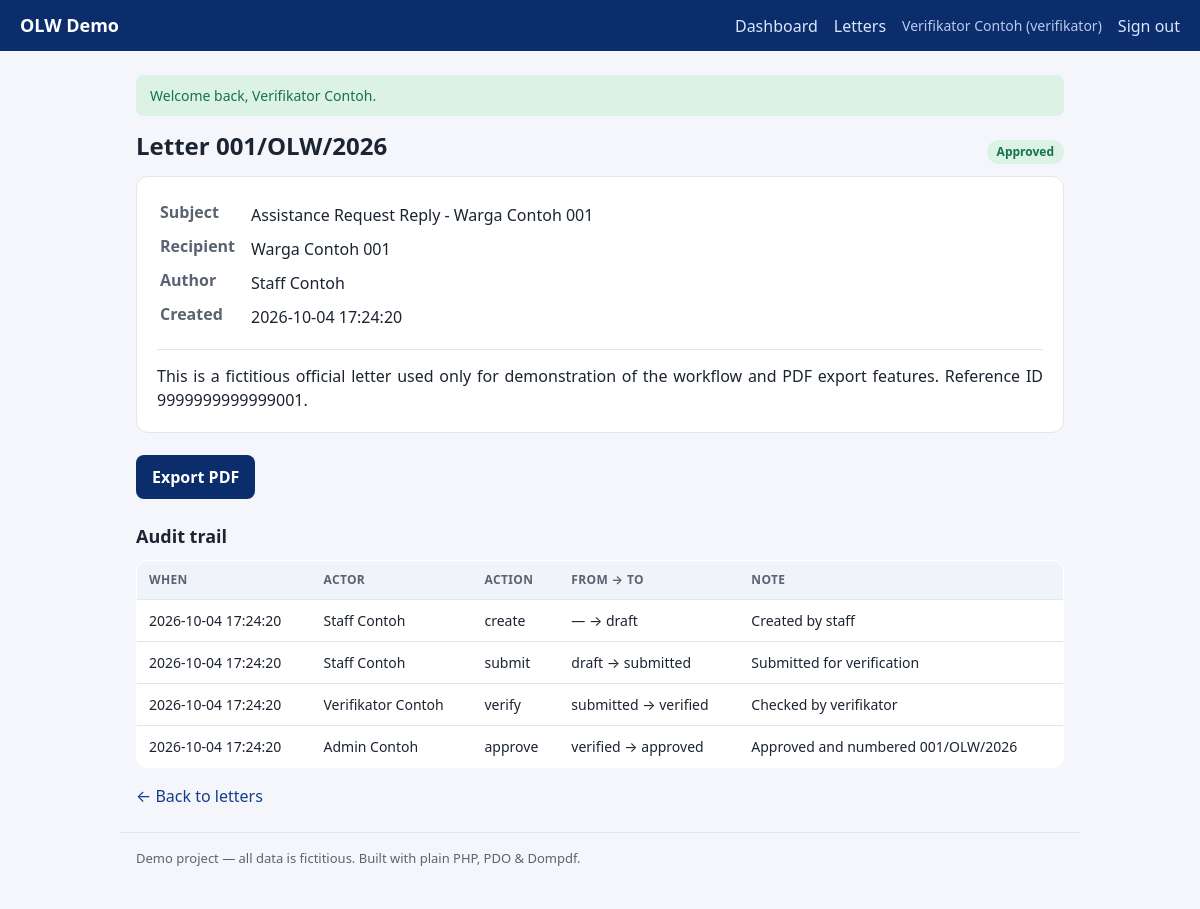
The page /letters/show?id=1 (signed in) on the database its author committed.
### tables this page shows
CREATE TABLE IF NOT EXISTS users (
    id            INT UNSIGNED NOT NULL AUTO_INCREMENT,
    name          VARCHAR(120) NOT NULL,
    username      VARCHAR(60)  NOT NULL,
    password_hash VARCHAR(255) NOT NULL,
    role          ENUM('admin','verifikator','staff') NOT NULL DEFAULT 'staff',
    is_active     TINYINT(1)   NOT NULL DEFAULT 1,
    created_at    DATETIME     NOT NULL DEFAULT CURRENT_TIMESTAMP,
    PRIMARY KEY (id),
    UNIQUE KEY uq_users_username (username)
);

CREATE TABLE IF NOT EXISTS letters (
    id          INT UNSIGNED NOT NULL AUTO_INCREMENT,
    number      VARCHAR(40)  DEFAULT NULL,
    year        SMALLINT UNSIGNED NOT NULL,
    subject     VARCHAR(200) NOT NULL,
    recipient   VARCHAR(160) NOT NULL,
    body        TEXT         NOT NULL,
    status      ENUM('draft','submitted','verified','approved','rejected') NOT NULL DEFAULT 'draft',
    created_by  INT UNSIGNED NOT NULL,
    created_at  DATETIME     NOT NULL DEFAULT CURRENT_TIMESTAMP,
    updated_at  DATETIME     NOT NULL DEFAULT CURRENT_TIMESTAMP ON UPDATE CURRENT_TIMESTAMP,
    PRIMARY KEY (id),
    UNIQUE KEY uq_letters_number (number),
    KEY idx_letters_status (status),
    KEY idx_letters_created_by (created_by),
    CONSTRAINT fk_letters_user FOREIGN KEY (created_by) REFERENCES users (id)
);

CREATE TABLE IF NOT EXISTS letter_events (
    id          INT UNSIGNED NOT NULL AUTO_INCREMENT,
    letter_id   INT UNSIGNED NOT NULL,
    user_id     INT UNSIGNED NOT NULL,
    action      VARCHAR(40)  NOT NULL,
    from_status VARCHAR(20)  DEFAULT NULL,
    to_status   VARCHAR(20)  DEFAULT NULL,
    note        VARCHAR(500) DEFAULT NULL,
    created_at  DATETIME     NOT NULL DEFAULT CURRENT_TIMESTAMP,
    PRIMARY KEY (id),
    KEY idx_events_letter (letter_id),
    CONSTRAINT fk_events_letter FOREIGN KEY (letter_id) REFERENCES letters (id) ON DELETE CASCADE,
    CONSTRAINT fk_events_user   FOREIGN KEY (user_id)   REFERENCES users (id)
);

### src/helpers.php (called while the page is built, shortened)
<?php
function env(string $key, ?string $default = null): ?string
{
    $value = $_ENV[$key] ?? getenv($key);
    return $value;
}
function e(?string $value): string
{
    return htmlspecialchars((string) $value, ENT_QUOTES | ENT_SUBSTITUTE, 'UTF-8');
}
function take_flashes(): array
{
    $messages = $_SESSION['flash'] ?? [];
    return $messages;
}
function view(string $name, array $data = []): string
{
    $file = dirname(__DIR__) . '/views/' . $name . '.php';
    extract($data, EXTR_SKIP);
    require $file;
    return (string) ob_get_clean();
}
function status_badge(string $status): array
{
    return match ($status) {
        'draft'     => ['Draft', 'badge-gray'],
        'submitted' => ['Submitted', 'badge-blue'],
        'verified'  => ['Verified', 'badge-amber'],
        'approved'  => ['Approved', 'badge-green'],
        'rejected'  => ['Rejected', 'badge-red'],
        default     => [ucfirst($status), 'badge-gray'],
    };
}

### src/Controllers/LetterController.php (called while the page is built, shortened)
<?php
final class LetterController
{
    public static function show(): string
    {
        $id = (int) ($_GET['id'] ?? 0);
        $letter = Letters::find($id);
        return view('letters/show', [
            'title'  => 'Letter ' . ($letter['number'] ?? '(draft)'),
            'letter' => $letter,
            'events' => Letters::events($id),
        ]);
    }
}

### src/Database.php (called while the page is built, shortened)
<?php
final class Database
{
    private static ?PDO $pdo = null;
    public static function connection(): PDO
    {
        if (self::$pdo instanceof PDO) {
            return self::$pdo;
        }
        $host = env('DB_HOST', '127.0.0.1');
        $port = env('DB_PORT', '3306');
        $name = env('DB_NAME', 'olw_demo');
        $user = env('DB_USER', 'root');
        $pass = env('DB_PASS', '');
        $dsn = "mysql:host={$host};port={$port};dbname={$name};charset=utf8mb4";
        try {
            self::$pdo = new PDO($dsn, $user, $pass, [
                PDO::ATTR_ERRMODE            => PDO::ERRMODE_EXCEPTION,
                PDO::ATTR_DEFAULT_FETCH_MODE => PDO::FETCH_ASSOC,
                PDO::ATTR_EMULATE_PREPARES   => false,
            ]);
        } catch (PDOException $e) {
            throw new RuntimeException(
                'Database connection failed. Check your .env settings and that MySQL/MariaDB is running.',
                0,
                $e
            );
        }
        return self::$pdo;
    }
}

### src/Letters.php (called while the page is built, shortened)
<?php
final class Letters
{
    public static function find(int $id): ?array
    {
        $stmt = Database::connection()->prepare(
            'SELECT l.*, u.name AS author
               FROM letters l JOIN users u ON u.id = l.created_by
              WHERE l.id = :id LIMIT 1'
        );
        $stmt->execute([':id' => $id]);
        return $stmt->fetch() ?: null;
    }
    public static function events(int $letterId): array
    {
        $stmt = Database::connection()->prepare(
            'SELECT ev.*, u.name AS actor
               FROM letter_events ev JOIN users u ON u.id = ev.user_id
              WHERE ev.letter_id = :id ORDER BY ev.id ASC'
        );
        $stmt->execute([':id' => $letterId]);
        return $stmt->fetchAll();
    }
}

### src/Auth.php (called while the page is built, shortened)
<?php
final class Auth
{
    public static function check(): bool
    {
        return isset($_SESSION['user']);
    }
    public static function user(): ?array
    {
        return $_SESSION['user'] ?? null;
    }
    public static function role(): string
    {
        return $_SESSION['user']['role'] ?? '';
    }
    public static function can(string $permission): bool
    {
        return self::check() && Rbac::allows(self::role(), $permission);
    }
}

### src/Rbac.php (called while the page is built, shortened)
<?php
final class Rbac
{
    public static function allows(string $role, string $permission): bool
    {
        return in_array($role, self::MAP[$permission] ?? [], true);
    }
}

### views/letters/show.php (the view, shortened to what this page needs)
<?php  ob_start();
$status = $letter['status'];
$id = (int) $letter['id'];
[$label, $cls] = status_badge($status);
?>
<div class="row-between">
    <h1>Letter <?= e($letter['number'] ?? '(draft)') ?></h1>
    <span class="badge <?= e($cls) ?>"><?= e($label) ?></span>
</div>
<div class="card">
    <table class="meta">
        <tr><th>Subject</th><td><?= e($letter['subject']) ?></td></tr>
        <tr><th>Recipient</th><td><?= e($letter['recipient']) ?></td></tr>
        <tr><th>Author</th><td><?= e($letter['author']) ?></td></tr>
        <tr><th>Created</th><td><?= e($letter['created_at']) ?></td></tr>
    </table>
    <div class="letter-body"><?= nl2br(e($letter['body'])) ?></div>
</div>
<div class="actions">
    <?php if (\App\Auth::can('letter.pdf')): ?>
        <a class="btn" href="/letters/pdf?id=<?= $id ?>" target="_blank" rel="noopener">Export PDF</a>
    <?php endif; ?>
</div>
<?php if (\App\Auth::can('audit.view')): ?>
<h2>Audit trail</h2>
<table class="table">
    <thead><tr><th>When</th><th>Actor</th><th>Action</th><th>From → To</th><th>Note</th></tr></thead>
    <tbody>
    <?php foreach ($events as $ev): ?>
        <tr>
            <td><?= e($ev['created_at']) ?></td>
            <td><?= e($ev['actor']) ?></td>
            <td><?= e($ev['action']) ?></td>
            <td><?= e(($ev['from_status'] ?? '—') . ' → ' . ($ev['to_status'] ?? '—')) ?></td>
            <td><?= e($ev['note'] ?? '') ?></td>
        </tr>
    <?php endforeach; ?>
    </tbody>
</table>
<?php endif; ?>
<p><a href="/letters">&larr; Back to letters</a></p>
<?php $content = ob_get_clean();
echo view('layout', ['title' => $title ?? 'Letter', 'content' => $content]);

### views/layout.php (shortened to what this page needs)
<!DOCTYPE html>
<html lang="en">
<head>
    <link rel="stylesheet" href="/assets/style.css">
</head>
<body>
<header class="topbar">
    <a class="brand" href="/">OLW&nbsp;Demo</a>
    <nav>
        <?php if (\App\Auth::check()): ?>
            <a href="/">Dashboard</a>
            <a href="/letters">Letters</a>
            <span class="who"><?= e(\App\Auth::user()['name']) ?> (<?= e(\App\Auth::role()) ?>)</span>
            <form method="post" action="/logout" class="inline">
                <button class="link-btn" type="submit">Sign out</button>
            </form>
        <?php endif; ?>
    </nav>
</header>
<main class="container">
    <?php foreach (take_flashes() as $f): ?>
        <div class="flash flash-<?= e($f['type']) ?>"><?= e($f['message']) ?></div>
    <?php endforeach; ?>
    <?= $content ?>
</main>
<footer class="footer">
    Demo project — all data is fictitious. Built with plain PHP, PDO &amp; Dompdf.
</footer>
</body>
</html>

### public/assets/style.css (style rules this page uses)
:root { --navy:#0b2d6b; --navy2:#123e8a; --ink:#1b2430; --muted:#5a6370; --line:#e2e6ee; --bg:#f4f6fb; --white:#fff; --green:#157347; --amber:#9a6a00; --red:#b02a37; --blue:#1159b3; --gray:#55606e; }
* { box-sizing:border-box }
body { margin:0;font-family:system-ui,-apple-system,Segoe UI,Roboto,Arial,sans-serif; color:var(--ink);background:var(--bg);line-height:1.5 }
a { color:var(--navy2);text-decoration:none }
.topbar { display:flex;align-items:center;gap:18px;background:var(--navy); color:#fff;padding:12px 20px }
.topbar .brand { color:#fff;font-weight:700;font-size:18px }
.topbar nav { display:flex;align-items:center;gap:16px;margin-left:auto;flex-wrap:wrap }
.topbar nav a { color:#dce6ff }
.topbar .who { color:#b9c9ef;font-size:14px }
.link-btn { background:none;border:none;color:#dce6ff;cursor:pointer;font:inherit;padding:0 }
.inline { display:inline }
.container { max-width:960px;margin:24px auto;padding:0 16px }
.footer { max-width:960px;margin:24px auto;padding:16px;color:var(--muted);font-size:13px; border-top:1px solid var(--line) }
h1 { font-size:24px;margin:0 0 12px }
h2 { font-size:18px;margin:24px 0 10px }
.row-between { display:flex;align-items:center;justify-content:space-between;gap:12px }
.card { background:var(--white);border:1px solid var(--line);border-radius:12px; padding:20px;margin-bottom:16px }
.btn { display:inline-block;background:var(--navy);color:#fff;border:none;border-radius:8px; padding:10px 16px;font:inherit;font-weight:600;cursor:pointer;margin-top:6px }
.table { width:100%;border-collapse:collapse;background:#fff;border:1px solid var(--line); border-radius:12px;overflow:hidden }
.table th,.table td { text-align:left;padding:10px 12px;border-bottom:1px solid var(--line);font-size:14px }
.table th { background:#f0f3fa;color:var(--muted);font-size:12px;text-transform:uppercase;letter-spacing:.03em }
.meta th { text-align:left;color:var(--muted);padding-right:14px;white-space:nowrap;vertical-align:top }
.meta td { padding:4px 0 }
.letter-body { margin-top:14px;padding-top:14px;border-top:1px solid var(--line);text-align:justify }
.badge { display:inline-block;padding:3px 10px;border-radius:999px;font-size:12px;font-weight:700 }
.badge-green { background:#dcf2e4;color:var(--green) }
.actions { display:flex;gap:12px;flex-wrap:wrap;align-items:center;margin:8px 0 8px }
.flash { padding:10px 14px;border-radius:8px;margin-bottom:12px;font-size:14px }
.flash-success { background:#dcf2e4;color:var(--green) }

### rows shown on the page
users: name "Verifikator Contoh"
letters: number "001/OLW/2026", subject "Assistance Request Reply - Warga Contoh 001", recipient "Warga Contoh 001", created_by.name "Staff Contoh", created_at "2026-10-04 17:24:20", body "This is a fictitious official letter used only for demonstration of the workflow and PDF export features. Reference ID 9999999999999001."
letter_events: created_at "2026-10-04 17:24:20", user.name "Staff Contoh", action "create", from_status+to_status "— → draft", note "Created by staff"
letter_events: created_at "2026-10-04 17:24:20", user.name "Staff Contoh", action "submit", from_status+to_status "draft → submitted", note "Submitted for verification"
letter_events: created_at "2026-10-04 17:24:20", user.name "Verifikator Contoh", action "verify", from_status+to_status "submitted → verified", note "Checked by verifikator"
letter_events: created_at "2026-10-04 17:24:20", user.name "Admin Contoh", action "approve", from_status+to_status "verified → approved", note "Approved and numbered 001/OLW/2026"

### other values the page prints
$f['message'] "Welcome back, Verifikator Contoh."
$label "Approved"
